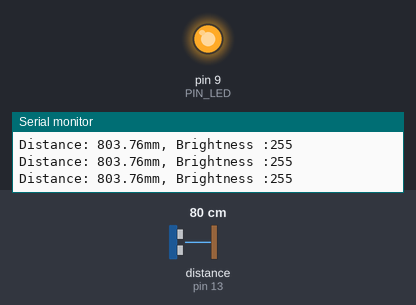
Recording of a sketch running on a simulated Arduino Uno, built with avr-gcc and run on an emulated ATmega328P. On the bench: output pins drawn as LEDs (lit = HIGH), the last lines printed to the serial monitor. Wiring (inferred from the names in the program): ultrasonic range finder: trigger pin 12; echo pin 13. The test bench sets the inputs (shaded band); at power-on: distance to the obstacle (sensor on pin 13) 80 cm. The echo pulse lasts 58.3 µs per cm; pins used as bus, display or sensor lines are not drawn.

Above: at 1.2 s.
1.3 s: distance to the obstacle (sensor on pin 13) set to 18 cm
At 1.48 s:
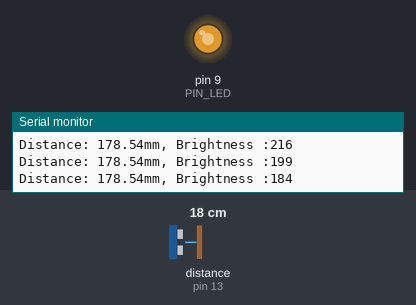
At 3.3 s:
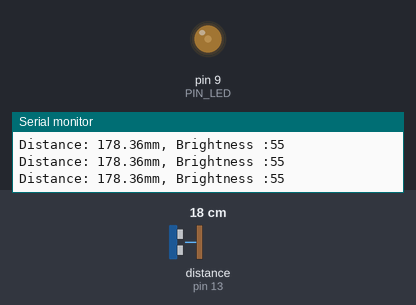
Timing chart, 0 to 4.8 s (numbered marks = the images above; inputs shaded):
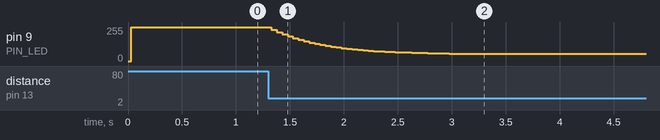

Measured:
- after the input at 1.3 s, pin 9 (PIN_LED): moves from 255/255 to 55/255 over 1.7 s, starting at once

The sketch:

08_example_2.ino
```cpp
// Arduino pin assignment
#define PIN_LED  9
#define PIN_TRIG 12   // sonar sensor TRIGGER
#define PIN_ECHO 13   // sonar sensor ECHO

// configurable parameters
#define SND_VEL 346.0     // sound velocity at 24 celsius degree (unit: m/sec)
#define INTERVAL 25      // sampling interval (unit: msec)
#define PULSE_DURATION 10 // ultra-sound Pulse Duration (unit: usec)
#define _DIST_MIN 100.0   // minimum distance to be measured (unit: mm)
#define _DIST_MAX 300.0   // maximum distance to be measured (unit: mm)

#define TIMEOUT ((INTERVAL / 2) * 1000.0) // maximum echo waiting time (unit: usec)
#define SCALE (0.001 * 0.5 * SND_VEL) // coefficent to convert duration to distance

unsigned long last_sampling_time = 0;  // unit: msec
int currentBrightness = 255;
int targetBrightness = 255;

void setup() {
  pinMode(PIN_LED, OUTPUT);
  pinMode(PIN_TRIG, OUTPUT);  // sonar TRIGGER
  pinMode(PIN_ECHO, INPUT);   // sonar ECHO
  digitalWrite(PIN_TRIG, LOW);  // turn-off Sonar
  Serial.begin(57600);
}

void loop() {
  if (millis() < (last_sampling_time + INTERVAL)) return;
  last_sampling_time = millis();

  float distance = USS_measure(PIN_TRIG, PIN_ECHO); // read distance
  int brightness = 255;

  if (distance >= _DIST_MIN && distance <= _DIST_MAX) {
    float duty;

    if(distance <= 200.0) {
      duty = (distance - 100.0) / 100.0;
    } else {
      duty = (300.0 - distance) / 100.0;
    }

    duty = constrain(duty, 0.0, 1.0);
    targetBrightness = (int)(255.0 * (1.0 - duty));
  }

  currentBrightness = currentBrightness + (targetBrightness - currentBrightness) * 0.1;
  analogWrite(PIN_LED, currentBrightness);

  Serial.print("Distance: ");
  Serial.print(distance);
  Serial.print("mm, Brightness :");
  Serial.println(currentBrightness);

  last_sampling_time += INTERVAL;
}

float USS_measure(int TRIG, int ECHO) {
  digitalWrite(TRIG, HIGH);
  delayMicroseconds(PULSE_DURATION);
  digitalWrite(TRIG, LOW);

  return pulseIn(ECHO, HIGH, TIMEOUT) * SCALE;
}
```
